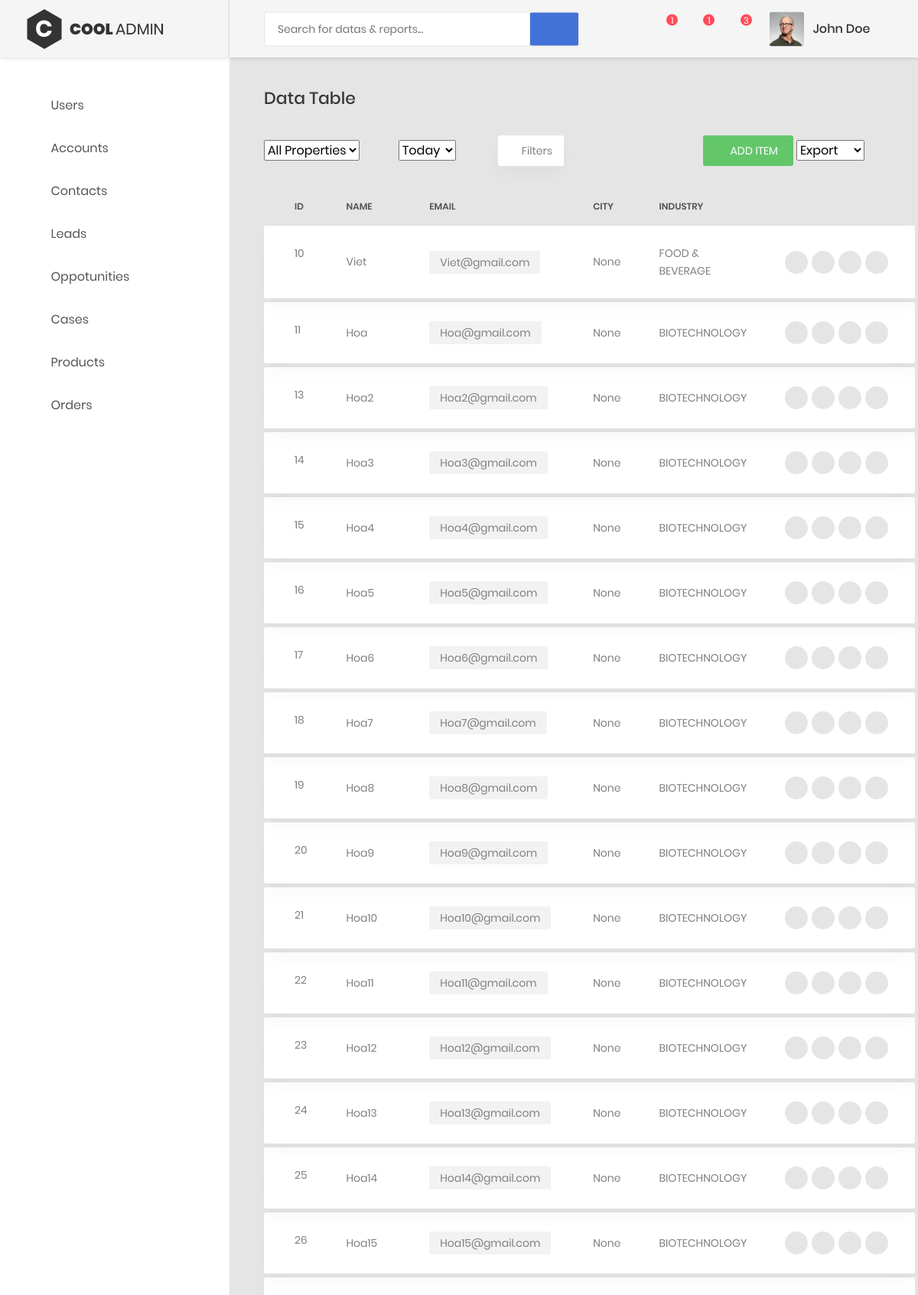
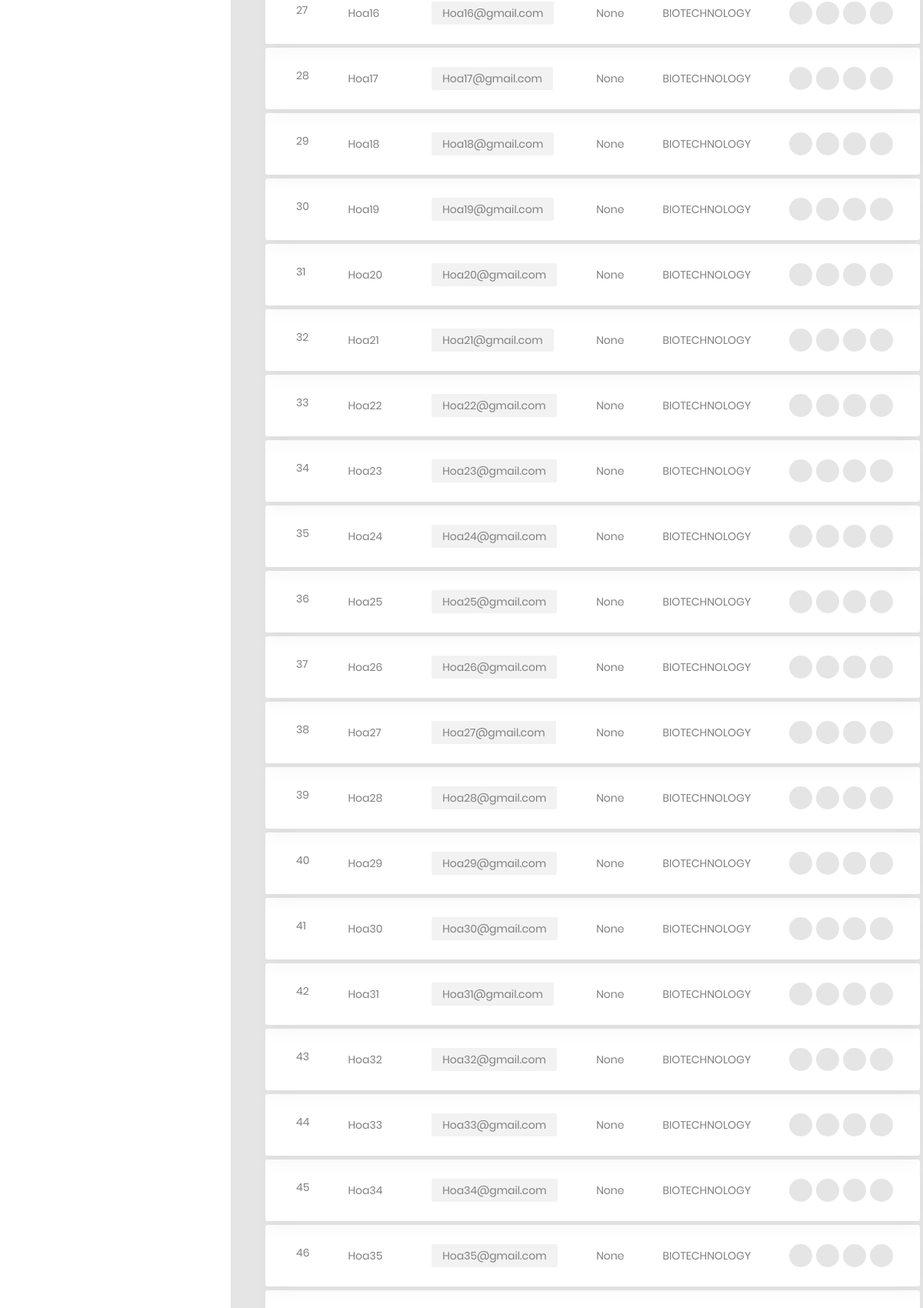
The app's page /accounts/list/ (upper part) with its own data (2 pictures, top to bottom).
### accounts/models.py (models this page shows, shortened)
class Account(models.Model):
    name = models.CharField(pgettext_lazy("Name of Account", "Name"), max_length=64)
    email = models.EmailField()
    phone = PhoneNumberField(null=True)
    industry = models.CharField(_("Industry Type"), max_length=255, choices=INDCHOICES, blank=True, null= True)
    billing_address = models.ForeignKey(Address, related_name='account_billing_address', blank=True, null=True, on_delete=models.CASCADE)
    shipping_address = models.ForeignKey(Address, related_name='acount_shipping_address', on_delete=models.CASCADE, blank=True, null=True)
    website = models.URLField(_("Website"), blank=True, null = True)
    description = models.TextField(blank=True, null=True)
    assigned_to = models.ManyToManyField(User, related_name='account_assigned_to')
    teams = models.ManyToManyField(Team)
    created_by = models.ForeignKey(User, related_name='account_created_by', blank=True, null=True, on_delete=models.CASCADE)
    created_on = models.DateTimeField(_("Created on"), auto_now_add=True)
    is_active = models.BooleanField(default=False)
    class Meta:
        ordering = ['-created_on']

### common/models.py (models this page shows, shortened)
class Address(models.Model):
    address_line = models.CharField(_("Address"), max_length=255, blank=True, null=True)
    street = models.CharField(_("Street"), max_length=55, blank=True, null=True)
    city = models.CharField(_("City"), max_length=255, blank=True, null=True)
    state = models.CharField(_("State"), max_length=255, blank=True, null=True)
    postcode = models.CharField(_("Post/Zip-code"), max_length=64, blank=True, null=True)
    country = models.CharField(max_length=3, choices=COUNTRIES, blank=True, null=True)

### accounts/views.py (the view, shortened to what this page needs)
# urls.py: path('list/', AccountsListView.as_view(), name='list'),
class AccountsListView(TemplateView):
    model = Account
    context_object_name = "accounts_list"
    template_name = "accounts/list_accounts.html"
    def get_queryset(self):
        queryset = self.model.objects.all().select_related("billing_address").order_by('id')
        request_post = self.request.POST
        return queryset
    def get_context_data(self, **kwargs):
        context = super(AccountsListView, self).get_context_data(**kwargs)
        context["accounts_list"] = self.get_queryset()
        context["industries"] = INDCHOICES
        context["per_page"] = self.request.POST.get('per_page')
        return context
    def get(self, request, *args, **kwargs):
        context = self.get_context_data(**kwargs)
        return self.render_to_response(context)

### accounts/templates/accounts/list_accounts.html (shortened to what this page needs)
{% extends "base.html" %}
{% load static %}
{% load paginate %}
{% block content %}
<div class="row">
    <div class="col-md-12">
        <h3 class="title-5 m-b-35">data table</h3>
        <div class="table-data__tool">
            <div class="table-data__tool-left">
                <div class="rs-select2--light rs-select2--md">
                    <select class="js-select2" name="property">
                        <option selected="selected">All Properties</option>
                    </select>
                </div>
                <div class="rs-select2--light rs-select2--sm">
                    <select class="js-select2" name="time">
                        <option selected="selected">Today</option>
                    </select>
                </div>
                <button class="au-btn-filter">
                    <i class="zmdi zmdi-filter-list"></i>filters</button>
            </div>
            <div class="table-data__tool-right">
                <a class="au-btn au-btn-icon au-btn--green au-btn--small" href="{% url 'accounts:create' %}">
                    <i class="zmdi zmdi-plus"></i>add item</a>
                <div class="rs-select2--dark rs-select2--sm rs-select2--dark2">
                    <select class="js-select2" name="type">
                        <option selected="selected">Export</option>
                    </select>
                </div>
            </div>
        </div>
        <div class="table-responsive table-responsive-data2">
            <table class="table table-data2">
                <thead>
                    <tr>
                        <th>Id</th>
                        <th>Name</th>
                        <th>email</th>
                        <th>City</th>
                        <th>Industry</th>
                        <th></th>
                    </tr>
                </thead>
                <tbody>
                    {% for account in accounts_list %}
                    <tr class="tr-shadow">
                        <td>{{ account.id }}</td>
                        <td>{{ account.name }}</td>
                        <td>
                            <span class="block-email">{{ account.email }}</span>
                        </td>
                        <td>{{ account.billing_address.city }}</td>
                        <td>{{ account.industry }}</td>
                        <td>
                            <div class="table-data-feature">
                                <a class="item" data-toggle="tooltip" data-placement="top" title="Send" href="#">
                                    <i class="zmdi zmdi-mail-send"></i>
                                </a>
                                <a class="item" data-toggle="tooltip" data-placement="top" title="Edit" href="{% url 'accounts:update' account.id %}">
                                    <i class="zmdi zmdi-edit"></i>
                                </a>
                                <a class="item" data-toggle="tooltip"  data-placement="top" title="Delete" href="{% url 'accounts:delete' account.id %}">
                                    <i class="zmdi zmdi-delete"></i>
                                </a>
                                <a class="item" data-toggle="tooltip" data-placement="top" title="More" href="{% url 'accounts:detail' account.id %}">
                                    <i class="zmdi zmdi-more"></i>
                                </a>
                            </div>
                        </td>
                    </tr>
                    <tr class="spacer"></tr>
                   {% endfor %}
                </tbody>
            </table>
        </div>
    </div>
</div>
{% endblock %}

### records on screen
Account: id "10", name "Viet", email "Viet@gmail.com", billing_address.city "None", industry "FOOD & BEVERAGE"
Account: id "11", name "Hoa", email "Hoa@gmail.com", billing_address.city "None", industry "BIOTECHNOLOGY"
Account: id "13", name "Hoa2", email "Hoa2@gmail.com", billing_address.city "None", industry "BIOTECHNOLOGY"
Account: id "14", name "Hoa3", email "Hoa3@gmail.com", billing_address.city "None", industry "BIOTECHNOLOGY"
Account: id "15", name "Hoa4", email "Hoa4@gmail.com", billing_address.city "None", industry "BIOTECHNOLOGY"
Account: id "16", name "Hoa5", email "Hoa5@gmail.com", billing_address.city "None", industry "BIOTECHNOLOGY"
Account: id "17", name "Hoa6", email "Hoa6@gmail.com", billing_address.city "None", industry "BIOTECHNOLOGY"
Account: id "18", name "Hoa7", email "Hoa7@gmail.com", billing_address.city "None", industry "BIOTECHNOLOGY"
Account: id "19", name "Hoa8", email "Hoa8@gmail.com", billing_address.city "None", industry "BIOTECHNOLOGY"
Account: id "20", name "Hoa9", email "Hoa9@gmail.com", billing_address.city "None", industry "BIOTECHNOLOGY"
Account: id "21", name "Hoa10", email "Hoa10@gmail.com", billing_address.city "None", industry "BIOTECHNOLOGY"
Account: id "22", name "Hoa11", email "Hoa11@gmail.com", billing_address.city "None", industry "BIOTECHNOLOGY"
Account: id "23", name "Hoa12", email "Hoa12@gmail.com", billing_address.city "None", industry "BIOTECHNOLOGY"
Account: id "24", name "Hoa13", email "Hoa13@gmail.com", billing_address.city "None", industry "BIOTECHNOLOGY"
Account: id "25", name "Hoa14", email "Hoa14@gmail.com", billing_address.city "None", industry "BIOTECHNOLOGY"
Account: id "26", name "Hoa15", email "Hoa15@gmail.com", billing_address.city "None", industry "BIOTECHNOLOGY"
Account: id "27", name "Hoa16", email "Hoa16@gmail.com", billing_address.city "None", industry "BIOTECHNOLOGY"
Account: id "28", name "Hoa17", email "Hoa17@gmail.com", billing_address.city "None", industry "BIOTECHNOLOGY"
Account: id "29", name "Hoa18", email "Hoa18@gmail.com", billing_address.city "None", industry "BIOTECHNOLOGY"
Account: id "30", name "Hoa19", email "Hoa19@gmail.com", billing_address.city "None", industry "BIOTECHNOLOGY"
Account: id "31", name "Hoa20", email "Hoa20@gmail.com", billing_address.city "None", industry "BIOTECHNOLOGY"
Account: id "32", name "Hoa21", email "Hoa21@gmail.com", billing_address.city "None", industry "BIOTECHNOLOGY"
Account: id "33", name "Hoa22", email "Hoa22@gmail.com", billing_address.city "None", industry "BIOTECHNOLOGY"
Account: id "34", name "Hoa23", email "Hoa23@gmail.com", billing_address.city "None", industry "BIOTECHNOLOGY"
Account: id "35", name "Hoa24", email "Hoa24@gmail.com", billing_address.city "None", industry "BIOTECHNOLOGY"
Account: id "36", name "Hoa25", email "Hoa25@gmail.com", billing_address.city "None", industry "BIOTECHNOLOGY"
Account: id "37", name "Hoa26", email "Hoa26@gmail.com", billing_address.city "None", industry "BIOTECHNOLOGY"
Account: id "38", name "Hoa27", email "Hoa27@gmail.com", billing_address.city "None", industry "BIOTECHNOLOGY"
Account: id "39", name "Hoa28", email "Hoa28@gmail.com", billing_address.city "None", industry "BIOTECHNOLOGY"
Account: id "40", name "Hoa29", email "Hoa29@gmail.com", billing_address.city "None", industry "BIOTECHNOLOGY"
Account: id "41", name "Hoa30", email "Hoa30@gmail.com", billing_address.city "None", industry "BIOTECHNOLOGY"
Account: id "42", name "Hoa31", email "Hoa31@gmail.com", billing_address.city "None", industry "BIOTECHNOLOGY"
Account: id "43", name "Hoa32", email "Hoa32@gmail.com", billing_address.city "None", industry "BIOTECHNOLOGY"
Account: id "44", name "Hoa33", email "Hoa33@gmail.com", billing_address.city "None", industry "BIOTECHNOLOGY"
Account: id "45", name "Hoa34", email "Hoa34@gmail.com", billing_address.city "None", industry "BIOTECHNOLOGY"
Account: id "46", name "Hoa35", email "Hoa35@gmail.com", billing_address.city "None", industry "BIOTECHNOLOGY"
